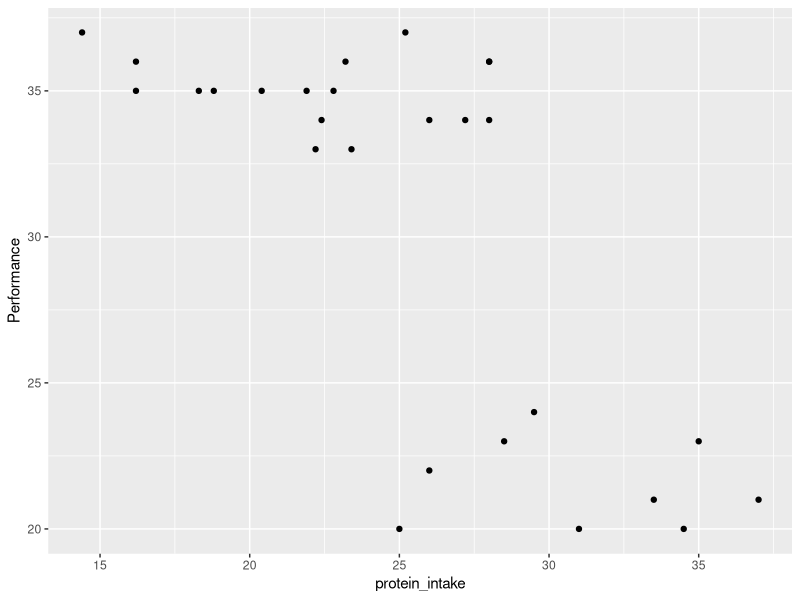
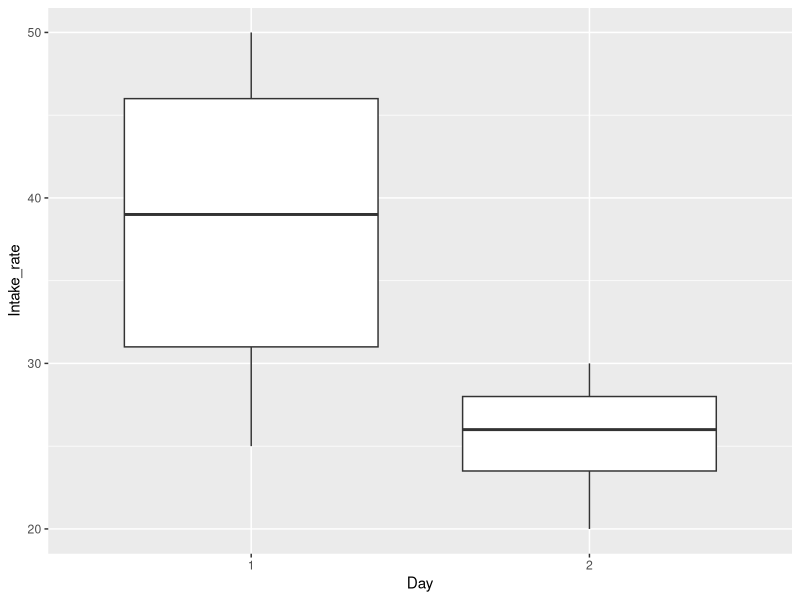

The R script that drew these images, in order:

#workshop 2 of the Alberta bio grad R workshop series

#last updated oct 31 2022

#author: juliana balluffi-fry

# this script is an intro to data.table and data manipulation 
# two datasets are needed to work through the script (see input folder)


#load in packages
library(data.table)
library(ggplot2)

#read in data using the data.table function, fread()
ft <- fread("Input/feeding_trials_workshop.csv")
diets <- fread("Input/Diets.csv")

# the feeding trials are results for individual animal performace on 3 different diets
# each diet was fed to the animal for 2 days, and one performance was measured at the end 
# one goal is to plot performance against protein intake

#using the function class, we can see that the data is classed as a data.table
class(ft)

#if you don't read the data in with fread, and thus have a dataframe. Convert to data.table
mtcars <- as.data.table(mtcars)
class(mtcars)


# syntax for data.table:

# DT[i, j, by]

# [with i, do j, by group]

### once you learn this you are set!

# the i subsets the data by row
# the j calls on a function or action
# the 'by group' allows you to do your j by a categorical variable in your data




# examples of I's ---------------------------------------------------------

#subset new data to just results from diet A
dietA <- ft[Diet == "A"]

#show rows where performance is higher than 36
ft[Performance > 36]

#show data from diet A or diet B. "|" represented or
ft[Diet == "A" | Diet == "B"]

#show data for cases of very high or very low performance
ft[Performance > 36 | Performance < 20]

#show data for diet A and performance greater than 22
ft[Diet == "A" & Performance > 22]

#list some individuals of interest
inds <- c("An_1", "An_2", "An_3")

#show data for just those individuals
ft[ID %in% inds]

#show any cases that have an NA for diet. Should be none
ft[is.na(Diet)]




# examples of the J's -----------------------------------------------------

#calculate the median performance
medper <- ft[, median(Performance)]

#calculate performance for just diet A
ft[Diet == "A", mean(Performance)]

#calculate the minimum, maximum, and median performance
ft[, .(min(Performance), max(Performance), median(Performance))]

#create a new column that categorizes the animals based on performance
#when performance is above or equal to the median, classify the animal as being in good condition
ft[Performance >= medper, status := "good"]

#when performance is below the median, classify the animal as being in poor condition
ft[Performance < medper, status := "poor"]



# examples of by's --------------------------------------------------------

#calculate mean by diet
ft[, mean(Performance), by = Diet]

#caclulate mean and sd by diet, save as separate data
stats <- ft[, .(mean(Performance), sd(Performance)), by = Diet]

#rename col names using data.table function
setnames(stats, c("V1", "V2"), c("Mean", "sd"))



# calculate intake rates  -------------------------------------------------

# Intake of day one
ft[, Intake_1 := Start_1 - End_1]

#Intake of day two
ft[, Intake_2 := Start_2 - End_2]

#total intake of both days
ft[, total_intake := Intake_1 + Intake_2]



# merge in nutritional data from diet data.table --------------------------

#using the merge function, merge by diet 
fulldt <- merge(ft, diets, by = "Diet", all.x = TRUE)

#now you can calculate protein intake! make a new column
fulldt[, protein_intake := total_intake*Protein]

#the goal has been reached, plotting performance in response to protein intake
ggplot(fulldt)+
  geom_point(aes(x = protein_intake, y = Performance))



# restructure data --------------------------------------------------------

#what if we want to look at how day (either 1st or 2nd) impacts feeding rate?

#right now the data is in wide form, we need to make the data long
#we need a column called "day" that shows day of trial as a factor

#using the melt function (base R), we can manipulate the data from wide to long

days <- melt(ft, #first argument is the data.frame 
             measure.vars = c("Intake_1", "Intake_2"), #next say what columns you want to combine
             value.name = "Intake_rate", #what is the name of the response (what do the two columns both measure?)
             variable.name = "Day" ) #what is the name of the category?

#lets next use the tstrsplit function to clean up the Day column
#split the Day column by the "_" and keep the second part, the number 1 or 2
days[, Day := tstrsplit(Day, "_", keep = 2)]


ggplot(days)+
  geom_boxplot(aes(x = Day, y = Intake_rate))


#now we can plot intake rate by the day of the trial
ft[, ID_date := paste0(ID, "_", Date)]
#you can see the animals eat more on day 1



